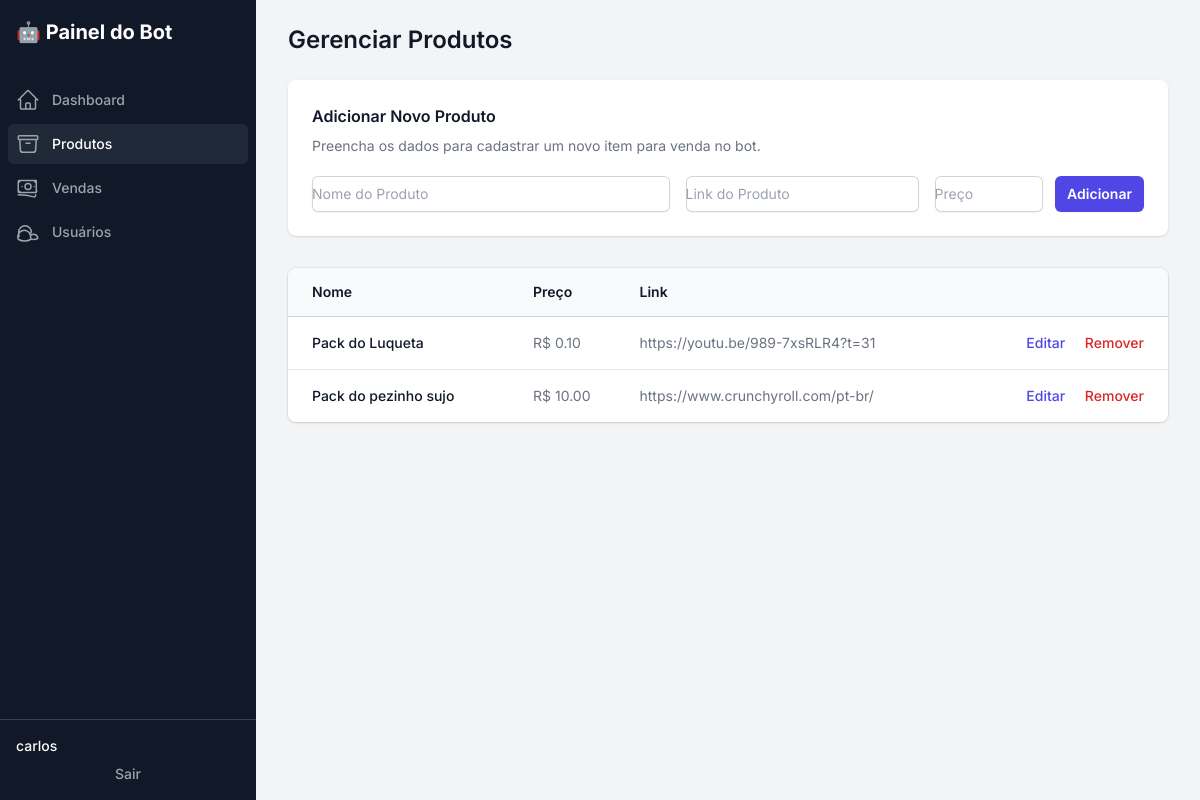
/produtos (signed in), run on an earlier commit of the app's database.
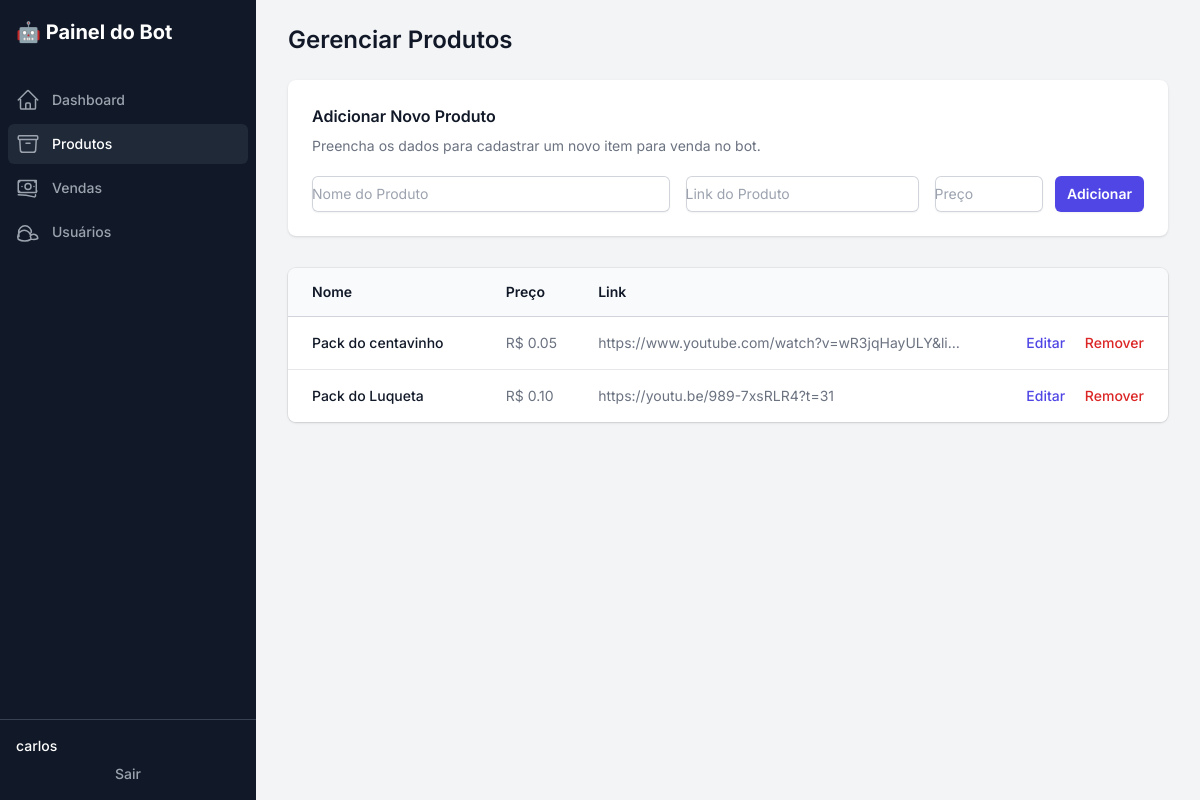
And on a later commit of the database.
### tables this page shows
CREATE TABLE produtos (
    id INTEGER PRIMARY KEY AUTOINCREMENT,
    nome TEXT NOT NULL,
    preco REAL NOT NULL,
    link TEXT NOT NULL
);

### app.py (the view, shortened to what this page needs)
@app.route('/produtos', methods=['GET', 'POST'])
def produtos():
    if not session.get('logged_in'): return redirect(url_for('login'))
    conn = get_db_connection()
    lista_produtos = conn.execute('SELECT * FROM produtos ORDER BY id DESC').fetchall()
    conn.close()
    return render_template('produtos.html', produtos=lista_produtos)

### app.py (called while the page is built)
def get_db_connection():
    conn = sqlite3.connect(DB_NAME)
    conn.row_factory = sqlite3.Row
    return conn

### templates/produtos.html (shortened to what this page needs)
{% extends "layout.html" %}
{% block content %}
<h1 class="text-2xl font-semibold text-gray-900">Gerenciar Produtos</h1>
<div class="mt-6 bg-white shadow sm:rounded-lg">
  <div class="px-4 py-5 sm:p-6">
    <h3 class="text-base font-semibold leading-6 text-gray-900">Adicionar Novo Produto</h3>
    <div class="mt-2 max-w-xl text-sm text-gray-500">
      <p>Preencha os dados para cadastrar um novo item para venda no bot.</p>
    </div>
    <form class="mt-5 sm:flex sm:items-center" action="{{ url_for('produtos') }}" method="POST">
      <div class="w-full grid grid-cols-1 sm:grid-cols-6 gap-4">
        <div class="sm:col-span-3">
            <input type="text" name="nome" id="nome" required placeholder="Nome do Produto" class="block w-full rounded-md border-0 py-1.5 text-gray-900 shadow-sm ring-1 ring-inset ring-gray-300 placeholder:text-gray-400 focus:ring-2 focus:ring-inset focus:ring-indigo-600 sm:text-sm sm:leading-6">
        </div>
        <div class="sm:col-span-2">
            <input type="text" name="link" id="link" required placeholder="Link do Produto" class="block w-full rounded-md border-0 py-1.5 text-gray-900 shadow-sm ring-1 ring-inset ring-gray-300 placeholder:text-gray-400 focus:ring-2 focus:ring-inset focus:ring-indigo-600 sm:text-sm sm:leading-6">
        </div>
         <div class="sm:col-span-1">
            <input type="number" step="0.01" name="preco" id="preco" required placeholder="Preço" class="block w-full rounded-md border-0 py-1.5 text-gray-900 shadow-sm ring-1 ring-inset ring-gray-300 placeholder:text-gray-400 focus:ring-2 focus:ring-inset focus:ring-indigo-600 sm:text-sm sm:leading-6">
        </div>
      </div>
      <button type="submit" class="mt-3 inline-flex w-full items-center justify-center rounded-md bg-indigo-600 px-3 py-2 text-sm font-semibold text-white shadow-sm hover:bg-indigo-500 focus-visible:outline focus-visible:outline-2 focus-visible:outline-offset-2 focus-visible:outline-indigo-600 sm:ml-3 sm:mt-0 sm:w-auto">Adicionar</button>
    </form>
  </div>
</div>
<div class="mt-8 flow-root">
    <div class="-mx-4 -my-2 overflow-x-auto sm:-mx-6 lg:-mx-8">
      <div class="inline-block min-w-full py-2 align-middle sm:px-6 lg:px-8">
        <div class="overflow-hidden shadow ring-1 ring-black ring-opacity-5 sm:rounded-lg">
          <table class="min-w-full divide-y divide-gray-300">
            <thead class="bg-gray-50">
              <tr>
                <th scope="col" class="py-3.5 pl-4 pr-3 text-left text-sm font-semibold text-gray-900 sm:pl-6">Nome</th>
                <th scope="col" class="px-3 py-3.5 text-left text-sm font-semibold text-gray-900">Preço</th>
                <th scope="col" class="px-3 py-3.5 text-left text-sm font-semibold text-gray-900">Link</th>
                <th scope="col" class="relative py-3.5 pl-3 pr-4 sm:pr-6"><span class="sr-only">Ações</span></th>
              </tr>
            </thead>
            <tbody class="divide-y divide-gray-200 bg-white">
              {% for produto in produtos %}
              <tr>
                <td class="whitespace-nowrap py-4 pl-4 pr-3 text-sm font-medium text-gray-900 sm:pl-6">{{ produto.nome }}</td>
                <td class="whitespace-nowrap px-3 py-4 text-sm text-gray-500">R$ {{ "%.2f"|format(produto.preco) }}</td>
                <td class="whitespace-nowrap px-3 py-4 text-sm text-gray-500 max-w-xs truncate">{{ produto.link }}</td>
                <td class="relative whitespace-nowrap py-4 pl-3 pr-4 text-right text-sm font-medium sm:pr-6 space-x-4">
                  <a href="{{ url_for('edit_product', id=produto.id) }}" class="text-indigo-600 hover:text-indigo-900">Editar</a>
                  <a href="{{ url_for('remove_product', id=produto.id) }}" class="text-red-600 hover:text-red-900">Remover</a>
                </td>
              </tr>
              {% else %}
              <tr>
                <td colspan="4" class="py-4 text-center text-sm text-gray-500">Nenhum produto cadastrado.</td>
              </tr>
              {% endfor %}
            </tbody>
          </table>
        </div>
      </div>
    </div>
</div>
{% endblock %}

### templates/layout.html (shortened to what this page needs)
<!DOCTYPE html>
<html lang="pt-br" class="h-full bg-gray-100">
<head>
    <script src="https://cdn.tailwindcss.com"></script>
</head>
<body class="h-full">
<div class="min-h-full">
  <div class="fixed inset-y-0 flex w-64 flex-col bg-gray-900">
    <div class="flex min-h-0 flex-1 flex-col">
      <div class="flex h-16 flex-shrink-0 items-center bg-gray-900 px-4">
        <h1 class="text-xl font-bold text-white">🤖 Painel do Bot</h1>
      </div>
      <div class="flex flex-1 flex-col overflow-y-auto">
        <nav class="flex-1 space-y-1 px-2 py-4">
          <a href="{{ url_for('index') }}" class="{{ 'bg-gray-800 text-white' if request.path == url_for('index') else 'text-gray-400 hover:bg-gray-800 hover:text-white' }} group flex items-center rounded-md px-2 py-2 text-sm font-medium">
            Dashboard
          </a>
          <a href="{{ url_for('produtos') }}" class="{{ 'bg-gray-800 text-white' if request.path == url_for('produtos') else 'text-gray-400 hover:bg-gray-800 hover:text-white' }} group flex items-center rounded-md px-2 py-2 text-sm font-medium">
            Produtos
          </a>
          <a href="{{ url_for('vendas') }}" class="{{ 'bg-gray-800 text-white' if request.path == url_for('vendas') else 'text-gray-400 hover:bg-gray-800 hover:text-white' }} group flex items-center rounded-md px-2 py-2 text-sm font-medium">
            Vendas
          </a>
          <a href="{{ url_for('usuarios') }}" class="{{ 'bg-gray-800 text-white' if request.path == url_for('usuarios') else 'text-gray-400 hover:bg-gray-800 hover:text-white' }} group flex items-center rounded-md px-2 py-2 text-sm font-medium">
            Usuários
          </a>
        </nav>
      </div>
       <div class="flex flex-shrink-0 border-t border-gray-700 p-4">
        <div class="flex-shrink-0 w-full">
            <div class="flex items-center">
                <div>
                    <p class="text-sm font-medium text-white">{{ session.username }}</p>
                </div>
            </div>
            <a href="{{ url_for('logout') }}" class="mt-2 block w-full text-center text-sm font-medium text-gray-400 hover:text-white">Sair</a>
        </div>
      </div>
    </div>
  </div>
  <div class="flex flex-1 flex-col md:pl-64">
    <main class="flex-1">
      <div class="py-6">
        <div class="mx-auto max-w-7xl px-4 sm:px-6 md:px-8">
            {% block content %}{% endblock %}
        </div>
      </div>
    </main>
  </div>
</div>
</body>
</html>

### templates/layout.html (style rules this page uses)
body { font-family: 'Inter', sans-serif; }

What changed in the data, as far as the page shows it:
removed produtos: nome "Pack do pezinho sujo", preco "10.00", link "https://www.crunchyroll.com/pt-br/"
added produtos: nome "Pack do centavinho", preco "0.05", link "https://www.youtube.com/watch?v=wR3jqHayULY&li…"
